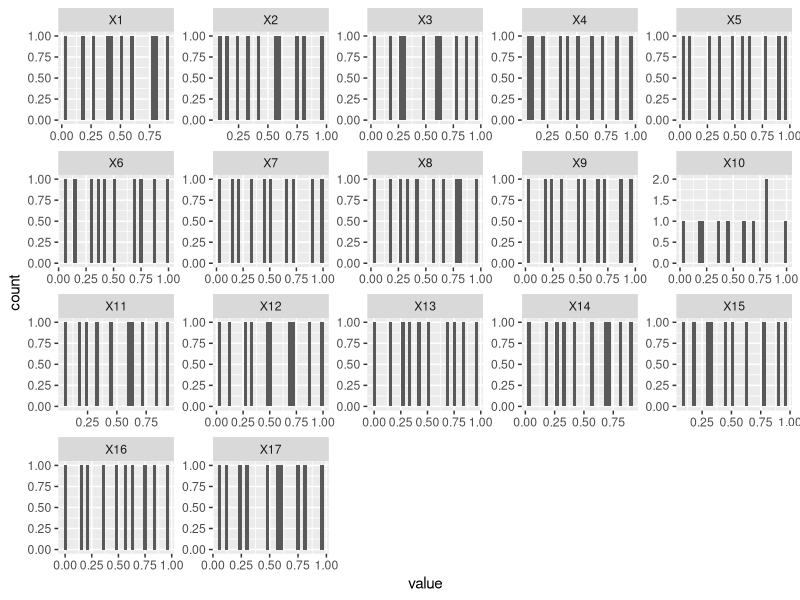
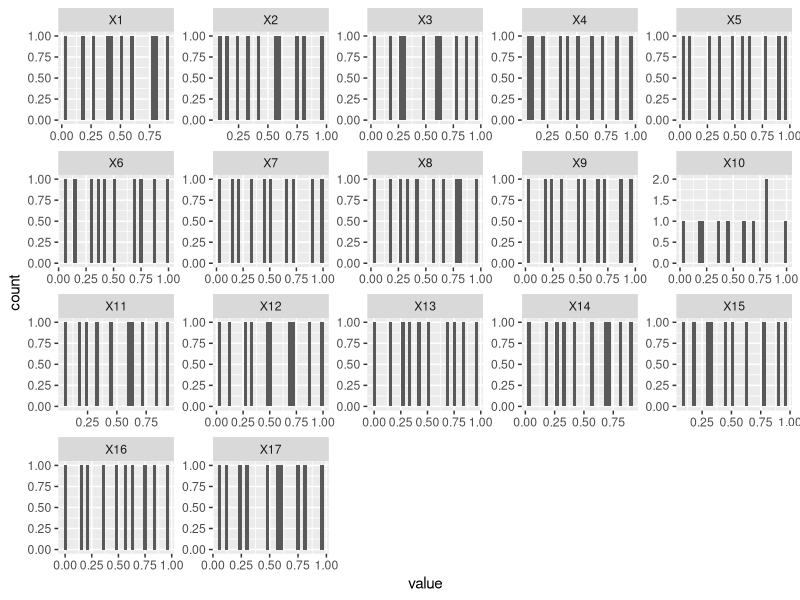

Source code (R) for these figures, in order:
#Lets load the lhs library
library(lhs)
library(ggplot2)
library(reshape)

#We will use the optimum lhs algorithm
#see http://rss.acs.unt.edu/Rdoc/library/lhs/html/optimumLHS.html

#Model design parameters
numberOfExperiments = 10	# How many experiments can we afford ?
numberOfParameters = 17

#Algorithm settings
maxSweeps=20	 		# The maximum number of times the algorithm may iterate ?
eps=.1				# The optimal stopping criterion

#we need to put the matrix in a data frame, so it gets headers etc, so we can work with it.
lhs=data.frame(optimumLHS(numberOfExperiments, numberOfParameters, maxSweeps, eps))

#make a histogram of each variable.
#We will do this to visualy inspect the uniformity of the data.

#We need to put the data in a two columns [ variable, value], or [X1, 0.223], so that we can plot it.
lhsMelt = melt(lhs)

#We will use 30 bins for each histogram
simpleHistogram = ggplot(data=lhsMelt, aes(x=value)) + geom_histogram(binwidth = 0.03) + facet_wrap(~ variable, scales="free") 
print(simpleHistogram)
ggsave(simpleHistogram, file="ExperimentDistributionHistogram.png") 



#Now we must scale the sample values so that we get paramter values out.
#LSH gives you numbers from [0 1]
#There are a few ways to do this.
#
# The seven parameters that need to be taken into account for experiment 1:
# 1. The belief tree aims (3 profiles) - 1 of 3
# 2. The affiliation weight 1 - from 0.7 to 0.8
# 3. The affiliation weight 2 - from 0.8 to 0.9
# 4. The affiliation weight 3 - from 0.9 to 1.0
# 5. The affiliation distribution 1 - from 25 to 50
# 6. The affiliation distribution 2 - from 25 to 50
# 7. The elecorate influence on policymakers - from 0.001 to 0.010
# 8. The resource potency parameter - from 1 to 10
# 9. The resource weight action - from 0.05 to 0.20
# 10. The trust decay coefficient - from 0.01-0.10
# 11. The conflict level coefficient 1 - from 0.7 to 0.8
# 12. The conflict level coefficient 2 - from 0.8 to 0.9
# 13. The conflict level coefficient 3 - from 0.9 to 1.0
# 14. The team gap in belief - from 0.6 to 1.0
# 15. The team gap in closeness of problem - fom 0.2 to 0.7
# 16. The team gap in closeness of policy - from 0.2 to 0.7
# 17. The ACF threshold - from 0.15 to 0.55

# 1. The belief tree aims
#partitions1=3
# we count backwards to avoid overwriting the values we already set to 1.
#for (i in partitions1:0) {
#  lhs$X1[which(lhs$X1 > (i-1)/partitions1 & lhs$X1 <= i/partitions1)] = i
#}
lhs$X1 = 1

# 2. The affiliation weight 1
lhs$X2 = 0.7

# 3. The affiliation weight 2
lhs$X3 = 0.8

# 4. The affiliation weight 3
lhs$X4 = 0.9

# 5. The affiliation distribution 1
lhs$X5 = 33
#lhs$X5 = 1+lhs$X5*49

# 6. The affiliation distribution 2
lhs$X6 = 0

# 7. The elecorate influence on policymakers
#lhs$X7 = 0.001+lhs$X7*0.009
lhs$X7 = 0.001

# 8. The resource potency parameter
#lhs$X8 = 1+lhs$X8*9
lhs$X8 = 1

# 9. The resource weight action
#lhs$X9 = 0.05+lhs$X9*0.15
lhs$X9 = 0.1

# 10. The trust decay coefficient - from 0.01-0.10
lhs$X10 = 0.01+lhs$X10*0.09
#lhs$X10 = 0.05

# 11. The conflict level coefficient 1 - from 0.7 to 0.8
#lhs$X11 = 0.7+lhs$X11*0.1
lhs$X11 = 0.7

# 12. The conflict level coefficient 2 - from 0.8 to 0.9
#lhs$X12 = 0.8+lhs$X12*0.1
lhs$X12 = 0.8

# 13. The conflict level coefficient 3 - from 0.9 to 1.0
#lhs$X13 = 0.9+lhs$X13*0.1
lhs$X13 = 0.9

# 14. The team gap in belief - from 0.6 to 1.0
#lhs$X14 = 0.6+lhs$X14*0.4
lhs$X14 = 0.8

# 15. The team gap in closeness of problem - fom 0.2 to 0.7
#lhs$X15 = 0.2+lhs$X15*0.5
lhs$X15 = 0.5

# 16. The team gap in closeness of policy - from 0.2 to 0.7
#lhs$X16 = 0.2+lhs$X16*0.5
lhs$X16 = 0.5

# 17. The ACF threshold - from 0.15 to 0.55
#lhs$X17 = 0.15+lhs$X17*0.4
lhs$X17 = 0.35

#1. our parameter value goes from [0  X]
#2. we have a base value and add a arange to it [x+0 x+y]
#3. a parameter is a boolean
#4. a parameter is a switch 1,2,3

#X1 whould be sweeped from [0 250]
#lhs$X1=lhs$X1*250

#X2 is swept from [300 350]
#lhs$X2=300+lhs$X2*50

#X3 is a boolean. If the sample value is below 0.5 is is TRUE, otherwise it is FALSE
#We ave to set the >= 0.5 first, otehrwise everything gets set to false.
#lhs$X3[which(lhs$X3 >= 0.5)] = "false"
#lhs$X3[which(lhs$X3 < 0.5)] = "true"

#x4 is a switch variable, having n possible values, 1,2,3...n We partition the [0 1] space into n parts, and test whether the value fall in, and assign a value to it.
#partitions=5

# we count backwards to avoid overwriting the values we already set to 1.
#for (i in partitions:1) {
#lhs$X4[which(lhs$X4 > (i-1)/partitions & lhs$X4 <= i/partitions)] = i
#}



#Now, lets save the data to a space separated file, no row or column names. 
#Note that we ARE NOT using CSV, as NetLogos file-read function expects space separated values
#You have to be careful when you read the experiment into NetLogo, to get the same order of parameters right.
write.table(lhs,file="Experiments_LHS_5.data",sep=",",row.names = FALSE,col.names = FALSE,quote = FALSE)

#This data file can be read into NetLogo and parameter values set up. See LhsExperiment.nlogo for a exampel how to do this.
